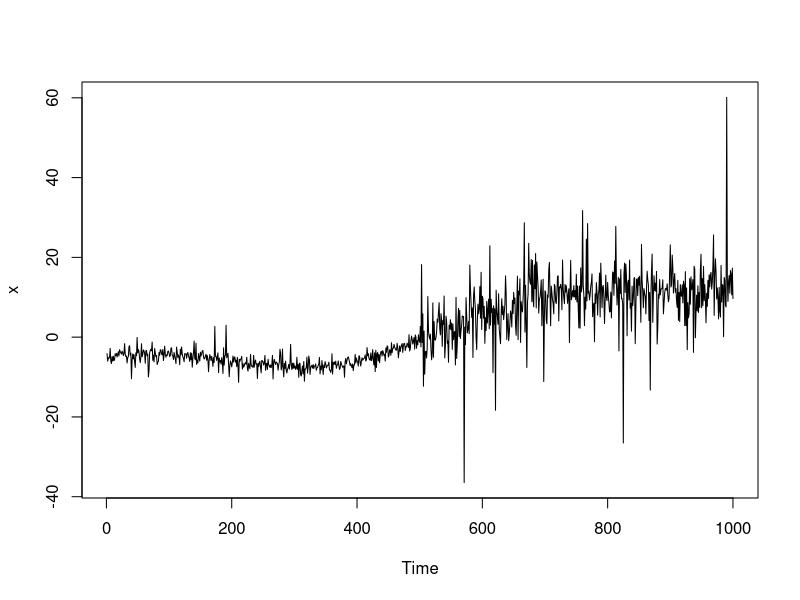
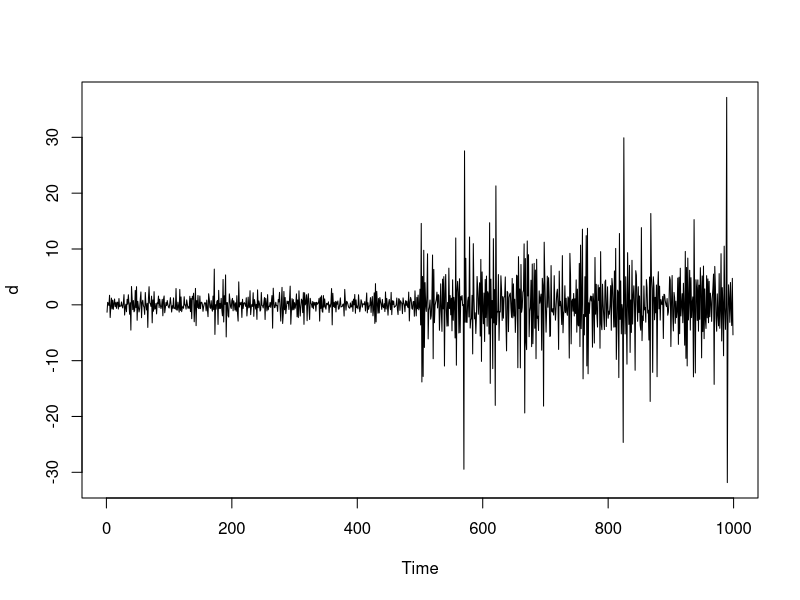

Recreate these plots in R, in order.
###-----------------------------------------------
### The data. **AR included**
###-----------------------------------------------
f = function(t){
  5*cos(t*9) - (t - 0.7)^2 *20 + (t-0.2)^3 *40
}
ar = function(n, ar, df){
  z = rep(NA,n)
  z[1] = rt(1,df)
  for(i in 2:n){
    z[i] = ar*z[i-1] + rt(1,df)
  }
  z
}
n = 1000
mu = f((1:n)/n)
z = c(rt(n/2,3), rt(n/2, 3)*4) 
x = z+mu
par(mfrow = c(1, 1))
ts.plot(x)
d = diff(x) / (sqrt(2))
ts.plot(d)

###-----------------------------------------------
### The data. **AR included**
###-----------------------------------------------

L = function(y, g, tau){
  n = length(y)
  l1 = tau * log(1/tau * sum((y[1:tau] - g[1:tau])^2))
  if (tau !=n){
    l2 = (n - tau) * log(1/(n-tau)*sum((y[(tau+1):n] - g[(tau+1):n])^2))}
  else{l2 = 0}
  l = l1 + l2 
}

MaxL = function(y, g){
  n = length(y)
  max_d= 0
  max_i = 0
  Ln = L(y, g, n)
  for (i in 1:n){
    d = Ln -  L(y, g, i)
    if(d > max_d){max_d = d; max_i = i}
  }
  c(max_d, max_i)
}

MLsigma1 = function(y, g, tau){sigma = 1/tau * sum((y[1:tau] - g[1:tau])^2)}
MLsigma2 = function(y, g, tau){n = length(y);sigma = 1/(n-tau)*sum((y[(tau+1):n] - g[(tau+1):n])^2)}

Liver_test = function(d, alpha){
  a = 2*log(log(n))^(1/2)/log(n)
  b = (2*log(log(n)) + 1/2*log(log(log(n))) - log(gamma(1/2)))/log(n)
  T = a*sqrt(log(n))*sqrt(d) - b*log(n)
  if (T> -log(-log(1-alpha))/2){
      return(TRUE)
  }else{
    return(FALSE)
  }
}

spline_test = function(x){
  epsilon = 0.00001
  n = length(x)
  ax = (1:n)/n
  old_d = 0
  count = 0
  while (count<50){
    g = smooth.spline(ax, x, w = weight, cv = TRUE)$y
    result= MaxL(g, fit$y)
    new_d = result[1]
    tau = result[2]
    if ((new_d - old_d)<epsilon){
      return(Liver_test(new_d, 0.05))
    }else{
      sigma1 = MLsigma1(x, fit$y, tau)
      sigma2 = MLsigma2(x, fit$y, tau)
      weight = c(rep((1/sigma1)^2, n/2), rep((1/sigma2)^2, n/2))
    }
    count = count+1
    old_d = new_d  
  }
  return(FALSE)
}

